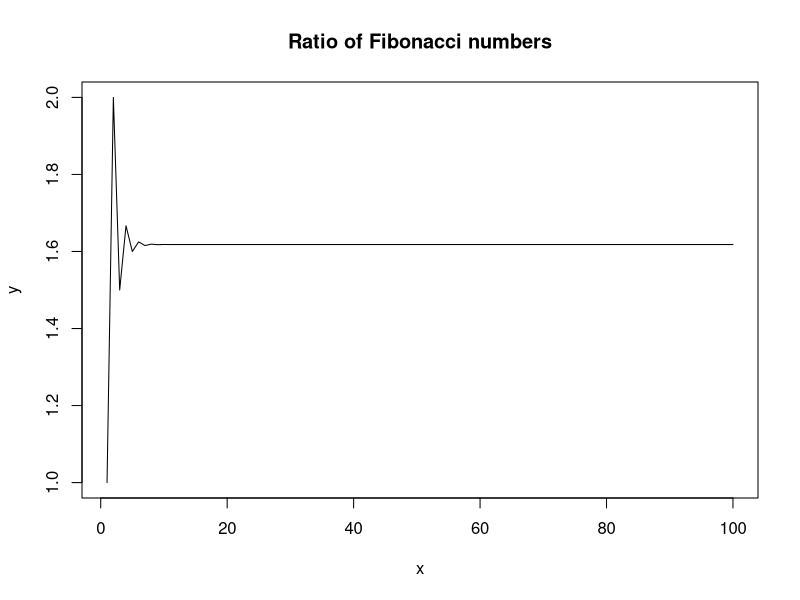

Here is the R script that generated this plot:
## ---- chunk 1
library(microbenchmark)
## ---- chunk 2
ratio_fibonacci_for <- function(n) {
  f0 <- 0
  f1 <- 1
  r_f = 1:n
  
  if(n == 0) {
    return(0)  
  }
  
  for(i in 1:n) {
    f_new <- f0 + f1
    f0 <- f1
    f1 <- f_new
    
    r_f[i]<- f1/ f0
  }
  
  return(r_f)
}

## ---- chunk 3
ratio_fibonacci_while <- function(n) {
  i <- 0
  f0 <- 0
  f1 <- 1
  r_f = 1:n
  
  if(n == 0) {
    return(0)  
  }
  
  while(i < n) {
    i <- i+1
    f_new <- f0 + f1
    f0 <- f1
    f1 <- f_new
    
    r_f[i]<- f1/ f0
  }
  
  return(r_f)
}
## ---- chunk 4
microbenchmark(ratio_fibonacci_for(100), ratio_fibonacci_for(1000))
microbenchmark(ratio_fibonacci_while(100), ratio_fibonacci_while(1000))
## ---- chunk 5
plot(ratio_fibonacci_for(100), type="l", main="Ratio of Fibonacci numbers", xlab="x", ylab="y")
## ---- chunk 6
phi <- (sqrt(5) + 1) / 2
x <- 1:1000
phi_power = phi^(x+1)
phi_sum = phi^(x) + phi^(x-1)

res_equal_op <- phi_sum == phi_power
length(res_equal_op[res_equal_op==TRUE]) == length(res_equal_op)

res_all_equal <- all.equal(phi_power, phi_sum)
res_all_equal
## ---- chunk 7
roll_dice <- function() {return(sample(1:6, 1) + sample(1:6, 1))}

game_of_craps <- function() {
  res_1 <- roll_dice()
  if(res_1 == 7 || res_1 == 11) {
    return(TRUE)
  }
  
  while(TRUE) {
    res_n <- roll_dice()
    
    if(res_n == res_1)
      return(TRUE)
    else if(res_n == 7 || res_n == 11) 
      return(FALSE)
  }
} 
## ---- chunk 8
foobar0 <- function(x, z) {
  if (sum(x >= .001) < 1) {
    stop("step 1 requires 1 observation(s) with value >= .001")
  }
  fit <- lm(x ~ z)
  r <- fit$residuals
  x <- sin(r) + .01
  
  if (sum(x >= .002) < 2) {
    stop("step 2 requires 2 observation(s) with value >= .002")
  }
  fit <- lm(x ~ z)
  r <- fit$residuals
  x <- 2 * sin(r) + .02
  
  if (sum(x >= .003) < 3) {
    stop("step 3 requires 3 observation(s) with value >= .003")
  }
  fit <- lm(x ~ z)
  r <- fit$residuals
  x <- 3 * sin(r) + .03
  
  if (sum(x >= .004) < 4) {
    stop("step 4 requires 4 observation(s) with value >= .004")
  }
  fit <- lm(x ~ z)
  r <- fit$residuals
  x <- 4 * sin(r) + .04
  
  return(x)
}
## ---- chunk 9
transform_input <- function(x, z, n) {
  fit <- lm(x ~ z)
  r <- fit$residuals
  return(n * sin(r) + (.01 * n))
}

check_input <- function(x, n) {
  if (sum(x >= (n*.001)) < n) {
    stop(paste("step ", n, " requires ", n, " observation(s) with value >= ", (n * .001), sep = " "))
  }
}

foobar <- function(x, z) {
  for(i in 1:4) {
    check_input(x, i)
    x <- transform_input(x, z, i)
  }

  return(x)
}
## ---- chunk 10
for(i in 1:00) {
  set.seed(1)
  x <- rnorm(100)
  z <- rnorm(100)
  
  if(!all.equal(foobar0(x,z), foobar(x, z))) {
    stop("Functions produce different output")
  }
}

print("Functions produce equal output")
